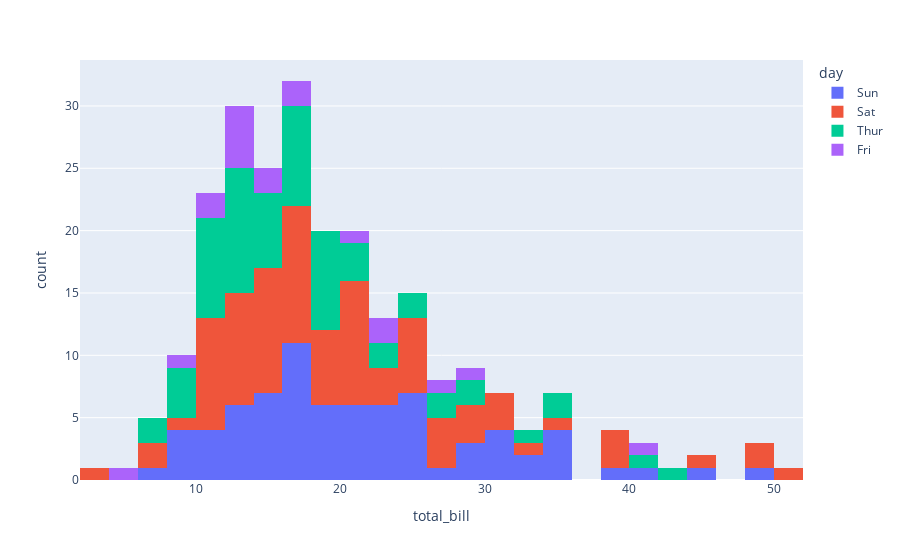

The code cell stored with this chart in its notebook:
### Code cell
# Create a histogram using plotly function `histogram`
fig = px.histogram(tips_dataset, #<- set dataset
x="total_bill" , #<- set x variable
color="day" , #<- set grouping variable
hover_data = tips_dataset.columns) #<- add column names
# fig.write_html("hist.html")
fig.show()

### Figure 1 — Plotly figure (JSON) as saved in the notebook; plotly's stock layout.template omitted (floating-point values rounded to 4 significant figures)
{"data": [{"alignmentgroup": "True", "bingroup": "x", "hovertemplate": "day=Sun<br>total_bill=%{x}<br>count=%{y}<extra></extra>", "legendgroup": "Sun", "marker": {"color": "#636efa", "pattern": {"shape": ""}}, "name": "Sun", "offsetgroup": "Sun", "orientation": "v", "showlegend": true, "type": "histogram", "x": [16.99, 10.34, 21.01, 23.68, 24.59, 25.29, 8.77, 26.88, 15.04, 14.78, 10.27, 35.26, 15.42, 18.43, 14.83, 21.58, 10.33, 16.29, 16.97, 17.46, 13.94, 9.68, 30.4, 18.29, 22.23, 32.4, 28.55, 18.04, 12.54, 10.29, 34.81, 9.94, 25.56, 19.49, 38.07, 23.95, 25.71, 17.31, 29.93, 14.07, 13.13, 17.26, 24.55, 19.77, 29.85, 48.17, 25, 13.39, 16.49, 21.5, 12.66, 16.21, 13.81, 17.51, 24.52, 20.76, 31.71, 7.25, 31.85, 16.82, 32.9, 17.89, 14.48, 9.6, 34.63, 34.65, 23.33, 45.35, 23.17, 40.55, 20.69, 20.9, 30.46, 18.15, 23.1, 15.69], "xaxis": "x", "yaxis": "y"}, {"alignmentgroup": "True", "bingroup": "x", "hovertemplate": "day=Sat<br>total_bill=%{x}<br>count=%{y}<extra></extra>", "legendgroup": "Sat", "marker": {"color": "#EF553B", "pattern": {"shape": ""}}, "name": "Sat", "offsetgroup": "Sat", "orientation": "v", "showlegend": true, "type": "histogram", "x": [20.65, 17.92, 20.29, 15.77, 39.42, 19.82, 17.81, 13.37, 12.69, 21.7, 19.65, 9.55, 18.35, 15.06, 20.69, 17.78, 24.06, 16.31, 16.93, 18.69, 31.27, 16.04, 38.01, 26.41, 11.24, 48.27, 20.29, 13.81, 11.02, 18.29, 17.59, 20.08, 16.45, 3.07, 20.23, 15.01, 12.02, 17.07, 26.86, 25.28, 14.73, 10.51, 17.92, 44.3, 22.42, 20.92, 15.36, 20.49, 25.21, 18.24, 14.31, 14, 7.25, 10.59, 10.63, 50.81, 15.81, 26.59, 38.73, 24.27, 12.76, 30.06, 25.89, 48.33, 13.27, 28.17, 12.9, 28.15, 11.59, 7.74, 30.14, 20.45, 13.28, 22.12, 24.01, 15.69, 11.61, 10.77, 15.53, 10.07, 12.6, 32.83, 35.83, 29.03, 27.18, 22.67, 17.82], "xaxis": "x", "yaxis": "y"}, {"alignmentgroup": "True", "bingroup": "x", "hovertemplate": "day=Thur<br>total_bill=%{x}<br>count=%{y}<extra></extra>", "legendgroup": "Thur", "marker": {"color": "#00cc96", "pattern": {"shape": ""}}, "name": "Thur", "offsetgroup": "Thur", "orientation": "v", "showlegend": true, "type": "histogram", "x": [27.2, 22.76, 17.29, 19.44, 16.66, 10.07, 32.68, 15.98, 34.83, 13.03, 18.28, 24.71, 21.16, 10.65, 12.43, 24.08, 11.69, 13.42, 14.26, 15.95, 12.48, 29.8, 8.52, 14.52, 11.38, 22.82, 19.08, 20.27, 11.17, 12.26, 18.26, 8.51, 10.33, 14.15, 16, 13.16, 17.47, 34.3, 41.19, 27.05, 16.43, 8.35, 18.64, 11.87, 9.78, 7.51, 19.81, 28.44, 15.48, 16.58, 7.56, 10.34, 43.11, 13, 13.51, 18.71, 12.74, 13, 16.4, 20.53, 16.47, 18.78], "xaxis": "x", "yaxis": "y"}, {"alignmentgroup": "True", "bingroup": "x", "hovertemplate": "day=Fri<br>total_bill=%{x}<br>count=%{y}<extra></extra>", "legendgroup": "Fri", "marker": {"color": "#ab63fa", "pattern": {"shape": ""}}, "name": "Fri", "offsetgroup": "Fri", "orientation": "v", "showlegend": true, "type": "histogram", "x": [28.97, 22.49, 5.75, 16.32, 22.75, 40.17, 27.28, 12.03, 21.01, 12.46, 11.35, 15.38, 12.16, 13.42, 8.58, 15.98, 13.42, 16.27, 10.09], "xaxis": "x", "yaxis": "y"}], "layout": {"autosize": true, "barmode": "relative", "legend": {"title": {"text": "day"}, "tracegroupgap": 0}, "margin": {"t": 60}, "xaxis": {"anchor": "y", "autorange": true, "domain": [0, 1], "range": [2, 52], "title": {"text": "total_bill"}, "type": "linear"}, "yaxis": {"anchor": "x", "autorange": true, "domain": [0, 1], "range": [0, 33.68], "title": {"text": "count"}}}}
